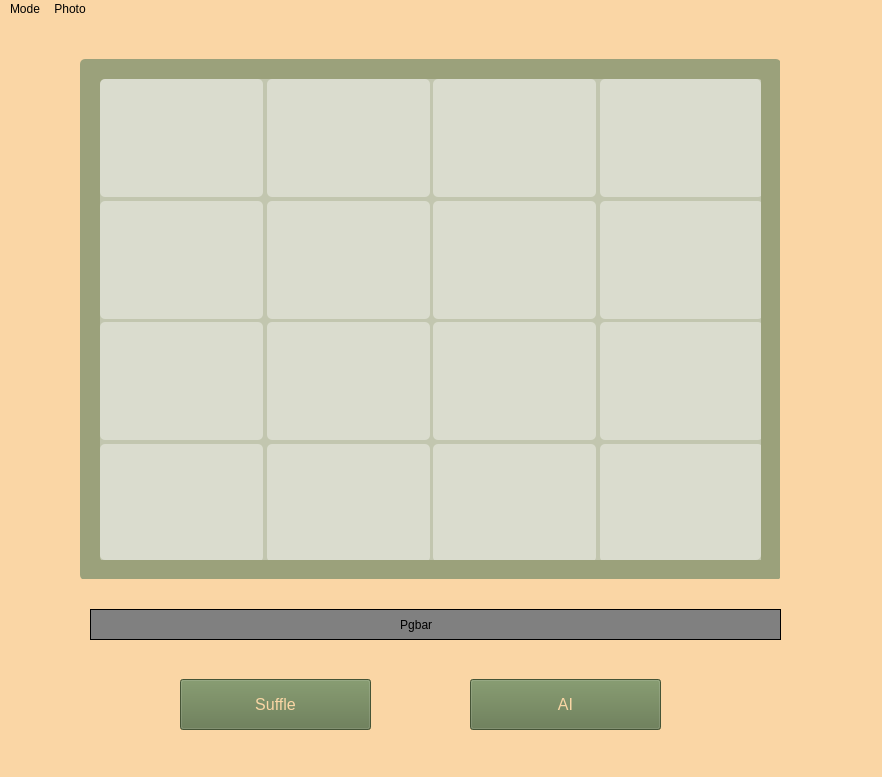
<?xml version="1.0" encoding="UTF-8"?>
<ui version="4.0">
 <class>MainWindow</class>
 <widget class="QMainWindow" name="MainWindow">
  <property name="geometry">
   <rect>
    <x>0</x>
    <y>0</y>
    <width>882</width>
    <height>777</height>
   </rect>
  </property>
  <property name="windowTitle">
   <string>MainWindow</string>
  </property>
  <property name="styleSheet">
   <string notr="true">background-color : rgb(250, 214, 165)
</string>
  </property>
  <widget class="QWidget" name="centralwidget">
   <widget class="QPushButton" name="suffleButton">
    <property name="geometry">
     <rect>
      <x>180</x>
      <y>660</y>
      <width>191</width>
      <height>51</height>
     </rect>
    </property>
    <property name="styleSheet">
     <string notr="true">background-color : rgb(97, 118, 75);
font: 700 14pt &quot;Nanum Gothic&quot;;
color : rgb(250, 214, 165);
font-size : 16px;
</string>
    </property>
    <property name="text">
     <string>Suffle</string>
    </property>
   </widget>
   <widget class="QPushButton" name="suffleButton_2">
    <property name="geometry">
     <rect>
      <x>470</x>
      <y>660</y>
      <width>191</width>
      <height>51</height>
     </rect>
    </property>
    <property name="styleSheet">
     <string notr="true">background-color : rgb(97, 118, 75);
font: 700 14pt &quot;Nanum Gothic&quot;;
color : rgb(250, 214, 165);
font-size : 16px;
</string>
    </property>
    <property name="text">
     <string>AI</string>
    </property>
   </widget>
   <widget class="QLabel" name="label">
    <property name="geometry">
     <rect>
      <x>90</x>
      <y>590</y>
      <width>691</width>
      <height>31</height>
     </rect>
    </property>
    <property name="styleSheet">
     <string notr="true">background-color : rgb(128, 128, 128);
border: 1px solid black;
border-radius: 40px;</string>
    </property>
    <property name="text">
     <string>                                                                                            Pgbar</string>
    </property>
   </widget>
   <widget class="QStackedWidget" name="stackedWidget">
    <property name="geometry">
     <rect>
      <x>80</x>
      <y>40</y>
      <width>700</width>
      <height>520</height>
     </rect>
    </property>
    <property name="currentIndex">
     <number>1</number>
    </property>
    <widget class="QWidget" name="page">
     <widget class="QWidget" name="widget_3" native="true">
      <property name="geometry">
       <rect>
        <x>0</x>
        <y>0</y>
        <width>700</width>
        <height>520</height>
       </rect>
      </property>
      <property name="styleSheet">
       <string notr="true">background-color : rgb(155, 161, 123);
border-radius : 5px;
</string>
      </property>
      <widget class="QLabel" name="base">
       <property name="geometry">
        <rect>
         <x>20</x>
         <y>20</y>
         <width>661</width>
         <height>481</height>
        </rect>
       </property>
       <property name="minimumSize">
        <size>
         <width>661</width>
         <height>481</height>
        </size>
       </property>
       <property name="mouseTracking">
        <bool>false</bool>
       </property>
       <property name="tabletTracking">
        <bool>false</bool>
       </property>
       <property name="acceptDrops">
        <bool>false</bool>
       </property>
       <property name="autoFillBackground">
        <bool>false</bool>
       </property>
       <property name="styleSheet">
        <string notr="true">border-image: url(/Users/parkjunha/Desktop/Project/N-Puzzle/images/corgi.jpg);
border-radius : 10px; 
opacity : 0.2;
</string>
       </property>
       <property name="text">
        <string/>
       </property>
       <property name="pixmap">
        <pixmap>:/cropImg/cropImg/corgi.jpg</pixmap>
       </property>
       <property name="scaledContents">
        <bool>true</bool>
       </property>
       <property name="wordWrap">
        <bool>false</bool>
       </property>
       <property name="openExternalLinks">
        <bool>false</bool>
       </property>
      </widget>
      <widget class="QWidget" name="widget_4" native="true">
       <property name="geometry">
        <rect>
         <x>20</x>
         <y>20</y>
         <width>661</width>
         <height>481</height>
        </rect>
       </property>
       <property name="minimumSize">
        <size>
         <width>661</width>
         <height>481</height>
        </size>
       </property>
       <property name="styleSheet">
        <string notr="true">background-color : rgba(255, 255, 255, 100);</string>
       </property>
       <layout class="QGridLayout" name="gridLayout_2">
        <item row="2" column="2">
         <widget class="QPushButton" name="puzzle_17">
          <property name="minimumSize">
           <size>
            <width>220</width>
            <height>160</height>
           </size>
          </property>
          <property name="cursor">
           <cursorShape>PointingHandCursor</cursorShape>
          </property>
          <property name="styleSheet">
           <string notr="true">border-image: url(:/images/images/cropImg/corgi/corgi_2_2.jpg);
</string>
          </property>
          <property name="text">
           <string/>
          </property>
         </widget>
        </item>
        <item row="2" column="1">
         <widget class="QPushButton" name="puzzle_18">
          <property name="minimumSize">
           <size>
            <width>220</width>
            <height>160</height>
           </size>
          </property>
          <property name="cursor">
           <cursorShape>PointingHandCursor</cursorShape>
          </property>
          <property name="styleSheet">
           <string notr="true">border-image: url(:/images/images/cropImg/corgi/corgi_2_1.jpg);
</string>
          </property>
          <property name="text">
           <string/>
          </property>
         </widget>
        </item>
        <item row="2" column="0">
         <widget class="QPushButton" name="puzzle_19">
          <property name="minimumSize">
           <size>
            <width>220</width>
            <height>160</height>
           </size>
          </property>
          <property name="cursor">
           <cursorShape>PointingHandCursor</cursorShape>
          </property>
          <property name="styleSheet">
           <string notr="true">border-image: url(:/images/images/cropImg/corgi/corgi_2_0.jpg);
</string>
          </property>
          <property name="text">
           <string/>
          </property>
         </widget>
        </item>
        <item row="1" column="2">
         <widget class="QPushButton" name="puzzle_20">
          <property name="minimumSize">
           <size>
            <width>220</width>
            <height>160</height>
           </size>
          </property>
          <property name="cursor">
           <cursorShape>PointingHandCursor</cursorShape>
          </property>
          <property name="styleSheet">
           <string notr="true">border-image: url(:/images/images/cropImg/corgi/corgi_1_2.jpg);
</string>
          </property>
          <property name="text">
           <string/>
          </property>
         </widget>
        </item>
        <item row="1" column="1">
         <widget class="QPushButton" name="puzzle_21">
          <property name="minimumSize">
           <size>
            <width>220</width>
            <height>160</height>
           </size>
          </property>
          <property name="cursor">
           <cursorShape>PointingHandCursor</cursorShape>
          </property>
          <property name="styleSheet">
           <string notr="true">border-image: url(:/images/images/cropImg/corgi/corgi_1_1.jpg);
</string>
          </property>
          <property name="text">
           <string/>
          </property>
         </widget>
        </item>
        <item row="1" column="0">
         <widget class="QPushButton" name="puzzle_22">
          <property name="minimumSize">
           <size>
            <width>220</width>
            <height>160</height>
           </size>
          </property>
          <property name="cursor">
           <cursorShape>PointingHandCursor</cursorShape>
          </property>
          <property name="styleSheet">
           <string notr="true">border-image: url(:/images/images/cropImg/corgi/corgi_1_0.jpg);
</string>
          </property>
          <property name="text">
           <string/>
          </property>
         </widget>
        </item>
        <item row="0" column="2">
         <widget class="QPushButton" name="puzzle_23">
          <property name="minimumSize">
           <size>
            <width>220</width>
            <height>160</height>
           </size>
          </property>
          <property name="cursor">
           <cursorShape>PointingHandCursor</cursorShape>
          </property>
          <property name="styleSheet">
           <string notr="true">border-image: url(:/images/images/cropImg/corgi/corgi_0_2.jpg);
</string>
          </property>
          <property name="text">
           <string/>
          </property>
         </widget>
        </item>
        <item row="0" column="1">
         <widget class="QPushButton" name="puzzle_24">
          <property name="minimumSize">
           <size>
            <width>220</width>
            <height>160</height>
           </size>
          </property>
          <property name="cursor">
           <cursorShape>PointingHandCursor</cursorShape>
          </property>
          <property name="styleSheet">
           <string notr="true">border-image: url(:/images/images/cropImg/corgi/corgi_0_1.jpg);
</string>
          </property>
          <property name="text">
           <string/>
          </property>
         </widget>
        </item>
        <item row="0" column="0">
         <widget class="QPushButton" name="puzzle_25">
          <property name="minimumSize">
           <size>
            <width>220</width>
            <height>160</height>
           </size>
          </property>
          <property name="cursor">
           <cursorShape>PointingHandCursor</cursorShape>
          </property>
          <property name="styleSheet">
           <string notr="true">border-image: url(:/images/images/cropImg/corgi/corgi_0_0.jpg);
</string>
          </property>
          <property name="text">
           <string/>
          </property>
         </widget>
        </item>
       </layout>
      </widget>
     </widget>
    </widget>
    <widget class="QWidget" name="page_2">
     <widget class="QWidget" name="widget" native="true">
      <property name="geometry">
       <rect>
        <x>0</x>
        <y>0</y>
        <width>701</width>
        <height>521</height>
       </rect>
      </property>
      <property name="styleSheet">
       <string notr="true">background-color : rgb(155, 161, 123);
border-radius : 5px;
</string>
      </property>
      <widget class="QLabel" name="label_2">
       <property name="geometry">
        <rect>
         <x>20</x>
         <y>20</y>
         <width>661</width>
         <height>481</height>
        </rect>
       </property>
       <property name="minimumSize">
        <size>
         <width>661</width>
         <height>481</height>
        </size>
       </property>
       <property name="mouseTracking">
        <bool>false</bool>
       </property>
       <property name="tabletTracking">
        <bool>false</bool>
       </property>
       <property name="acceptDrops">
        <bool>false</bool>
       </property>
       <property name="autoFillBackground">
        <bool>false</bool>
       </property>
       <property name="styleSheet">
        <string notr="true">border-image: url(/Users/parkjunha/Desktop/Project/N-Puzzle/images/corgi.jpg);

border-radius : 10px; 
opacity : 0.2;
</string>
       </property>
       <property name="text">
        <string/>
       </property>
       <property name="pixmap">
        <pixmap>:/cropImg/cropImg/corgi.jpg</pixmap>
       </property>
       <property name="scaledContents">
        <bool>true</bool>
       </property>
       <property name="wordWrap">
        <bool>false</bool>
       </property>
       <property name="openExternalLinks">
        <bool>false</bool>
       </property>
      </widget>
      <widget class="QWidget" name="widget_2" native="true">
       <property name="geometry">
        <rect>
         <x>20</x>
         <y>20</y>
         <width>661</width>
         <height>481</height>
        </rect>
       </property>
       <property name="minimumSize">
        <size>
         <width>661</width>
         <height>481</height>
        </size>
       </property>
       <property name="styleSheet">
        <string notr="true">background-color : rgba(255, 255, 255, 100);</string>
       </property>
       <layout class="QGridLayout" name="gridLayout">
        <item row="2" column="5">
         <widget class="QPushButton" name="puzzle_4">
          <property name="minimumSize">
           <size>
            <width>163</width>
            <height>118</height>
           </size>
          </property>
          <property name="styleSheet">
           <string notr="true">border-image: url(:/images/images/cropImg/corgi16/corgi_0_3.jpg);</string>
          </property>
          <property name="text">
           <string/>
          </property>
         </widget>
        </item>
        <item row="2" column="3">
         <widget class="QPushButton" name="puzzle_2">
          <property name="minimumSize">
           <size>
            <width>163</width>
            <height>118</height>
           </size>
          </property>
          <property name="styleSheet">
           <string notr="true">border-image: url(:/images/images/cropImg/corgi16/corgi_0_1.jpg);</string>
          </property>
          <property name="text">
           <string/>
          </property>
         </widget>
        </item>
        <item row="4" column="3">
         <widget class="QPushButton" name="puzzle_10">
          <property name="minimumSize">
           <size>
            <width>163</width>
            <height>118</height>
           </size>
          </property>
          <property name="styleSheet">
           <string notr="true">border-image: url(:/images/images/cropImg/corgi16/corgi_2_1.jpg);</string>
          </property>
          <property name="text">
           <string/>
          </property>
         </widget>
        </item>
        <item row="3" column="3">
         <widget class="QPushButton" name="puzzle_6">
          <property name="minimumSize">
           <size>
            <width>163</width>
            <height>118</height>
           </size>
          </property>
          <property name="styleSheet">
           <string notr="true">border-image: url(:/images/images/cropImg/corgi16/corgi_1_1.jpg);</string>
          </property>
          <property name="text">
           <string/>
          </property>
         </widget>
        </item>
        <item row="4" column="2">
         <widget class="QPushButton" name="puzzle_9">
          <property name="minimumSize">
           <size>
            <width>163</width>
            <height>118</height>
           </size>
          </property>
          <property name="styleSheet">
           <string notr="true">border-image: url(:/images/images/cropImg/corgi16/corgi_2_0.jpg);</string>
          </property>
          <property name="text">
           <string/>
          </property>
         </widget>
        </item>
        <item row="6" column="3">
         <widget class="QPushButton" name="puzzle_14">
          <property name="minimumSize">
           <size>
            <width>163</width>
            <height>118</height>
           </size>
          </property>
          <property name="styleSheet">
           <string notr="true">border-image: url(:/images/images/cropImg/corgi16/corgi_3_1.jpg);</string>
          </property>
          <property name="text">
           <string/>
          </property>
         </widget>
        </item>
        <item row="6" column="2">
         <widget class="QPushButton" name="puzzle_13">
          <property name="minimumSize">
           <size>
            <width>163</width>
            <height>118</height>
           </size>
          </property>
          <property name="styleSheet">
           <string notr="true">border-image: url(:/images/images/cropImg/corgi16/corgi_3_0.jpg);</string>
          </property>
          <property name="text">
           <string/>
          </property>
         </widget>
        </item>
        <item row="2" column="4">
         <widget class="QPushButton" name="puzzle_3">
          <property name="minimumSize">
           <size>
            <width>163</width>
            <height>118</height>
           </size>
          </property>
          <property name="styleSheet">
           <string notr="true">border-image: url(:/images/images/cropImg/corgi16/corgi_0_2.jpg);</string>
          </property>
          <property name="text">
           <string/>
          </property>
         </widget>
        </item>
        <item row="3" column="2">
         <widget class="QPushButton" name="puzzle_5">
          <property name="minimumSize">
           <size>
            <width>163</width>
            <height>118</height>
           </size>
          </property>
          <property name="styleSheet">
           <string notr="true">border-image: url(:/images/images/cropImg/corgi16/corgi_1_0.jpg);</string>
          </property>
          <property name="text">
           <string/>
          </property>
         </widget>
        </item>
        <item row="4" column="5">
         <widget class="QPushButton" name="puzzle_12">
          <property name="minimumSize">
           <size>
            <width>163</width>
            <height>118</height>
           </size>
          </property>
          <property name="styleSheet">
           <string notr="true">border-image: url(:/images/images/cropImg/corgi16/corgi_2_3.jpg);</string>
          </property>
          <property name="text">
           <string/>
          </property>
         </widget>
        </item>
        <item row="3" column="5">
         <widget class="QPushButton" name="puzzle_8">
          <property name="minimumSize">
           <size>
            <width>163</width>
            <height>118</height>
           </size>
          </property>
          <property name="styleSheet">
           <string notr="true">border-image: url(:/images/images/cropImg/corgi16/corgi_1_3.jpg);</string>
          </property>
          <property name="text">
           <string/>
          </property>
         </widget>
        </item>
        <item row="6" column="4">
         <widget class="QPushButton" name="puzzle_15">
          <property name="minimumSize">
           <size>
            <width>163</width>
            <height>118</height>
           </size>
          </property>
          <property name="styleSheet">
           <string notr="true">border-image: url(:/images/images/cropImg/corgi16/corgi_3_2.jpg);</string>
          </property>
          <property name="text">
           <string/>
          </property>
         </widget>
        </item>
        <item row="6" column="5">
         <widget class="QPushButton" name="puzzle_16">
          <property name="minimumSize">
           <size>
            <width>163</width>
            <height>118</height>
           </size>
          </property>
          <property name="styleSheet">
           <string notr="true">border-image: url(:/images/images/cropImg/corgi16/corgi_3_3.jpg);</string>
          </property>
          <property name="text">
           <string/>
          </property>
         </widget>
        </item>
        <item row="4" column="4">
         <widget class="QPushButton" name="puzzle_11">
          <property name="minimumSize">
           <size>
            <width>163</width>
            <height>118</height>
           </size>
          </property>
          <property name="styleSheet">
           <string notr="true">border-image: url(:/images/images/cropImg/corgi16/corgi_2_2.jpg);</string>
          </property>
          <property name="text">
           <string/>
          </property>
         </widget>
        </item>
        <item row="2" column="2">
         <widget class="QPushButton" name="puzzle_1">
          <property name="minimumSize">
           <size>
            <width>163</width>
            <height>118</height>
           </size>
          </property>
          <property name="styleSheet">
           <string notr="true">border-image: url(:/images/images/cropImg/corgi16/corgi_0_0.jpg);</string>
          </property>
          <property name="text">
           <string/>
          </property>
         </widget>
        </item>
        <item row="3" column="4">
         <widget class="QPushButton" name="puzzle_7">
          <property name="minimumSize">
           <size>
            <width>163</width>
            <height>118</height>
           </size>
          </property>
          <property name="styleSheet">
           <string notr="true">border-image: url(:/images/images/cropImg/corgi16/corgi_1_2.jpg);</string>
          </property>
          <property name="text">
           <string/>
          </property>
         </widget>
        </item>
       </layout>
      </widget>
     </widget>
    </widget>
   </widget>
  </widget>
  <widget class="QMenuBar" name="menubar">
   <property name="geometry">
    <rect>
     <x>0</x>
     <y>0</y>
     <width>882</width>
     <height>24</height>
    </rect>
   </property>
   <widget class="QMenu" name="menuMode">
    <property name="title">
     <string>Mode</string>
    </property>
    <addaction name="action_8"/>
    <addaction name="action_15"/>
    <addaction name="action_24"/>
   </widget>
   <widget class="QMenu" name="menuPhoto">
    <property name="title">
     <string>Photo</string>
    </property>
    <addaction name="actionCorgi"/>
    <addaction name="actionCat"/>
    <addaction name="actionMan"/>
   </widget>
   <addaction name="menuMode"/>
   <addaction name="menuPhoto"/>
  </widget>
  <widget class="QStatusBar" name="statusbar"/>
  <action name="action_8">
   <property name="text">
    <string>8-Puzzle</string>
   </property>
  </action>
  <action name="action_15">
   <property name="text">
    <string>16-Puzzle</string>
   </property>
  </action>
  <action name="action_24">
   <property name="text">
    <string>24-Puzzle</string>
   </property>
  </action>
  <action name="actionCorgi">
   <property name="text">
    <string>Corgi</string>
   </property>
  </action>
  <action name="actionCat">
   <property name="text">
    <string>Cat</string>
   </property>
  </action>
  <action name="actionMan">
   <property name="text">
    <string>Man</string>
   </property>
  </action>
 </widget>
 <resources/>
 <connections>
  <connection>
   <sender>suffleButton</sender>
   <signal>pressed()</signal>
   <receiver>MainWindow</receiver>
   <slot>shuffle()</slot>
   <hints>
    <hint type="sourcelabel">
     <x>248</x>
     <y>723</y>
    </hint>
    <hint type="destinationlabel">
     <x>123</x>
     <y>712</y>
    </hint>
   </hints>
  </connection>
  <connection>
   <sender>action_8</sender>
   <signal>triggered()</signal>
   <receiver>MainWindow</receiver>
   <slot>changeMode()</slot>
   <hints>
    <hint type="sourcelabel">
     <x>-1</x>
     <y>-1</y>
    </hint>
    <hint type="destinationlabel">
     <x>440</x>
     <y>388</y>
    </hint>
   </hints>
  </connection>
  <connection>
   <sender>action_15</sender>
   <signal>triggered()</signal>
   <receiver>MainWindow</receiver>
   <slot>changeMode()</slot>
   <hints>
    <hint type="sourcelabel">
     <x>-1</x>
     <y>-1</y>
    </hint>
    <hint type="destinationlabel">
     <x>440</x>
     <y>388</y>
    </hint>
   </hints>
  </connection>
 </connections>
 <slots>
  <slot>movePuzzle()</slot>
  <slot>shuffle()</slot>
  <slot>changeMode()</slot>
 </slots>
</ui>
